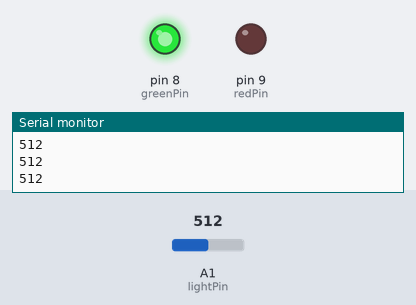
The sketch below on a simulated Arduino Uno, built with avr-gcc and run on an emulated ATmega328P. Parts: output pins drawn as LEDs (lit = HIGH), the last lines printed to the serial monitor. Inputs (shaded band) come from the test bench; at power-on: A1 (lightPin) = 512.

Above: at 1.2 s.
1.3 s: A1 (lightPin) set to 440
At 2.6 s:
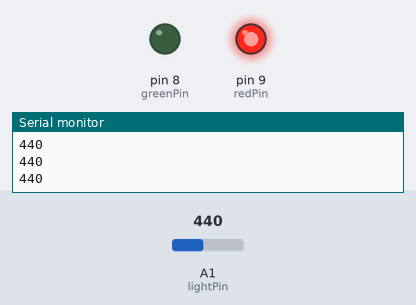
3.0 s: A1 (lightPin) set to 460
At 3.8 s:
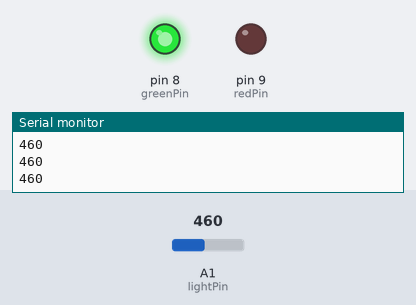
4.5 s: A1 (lightPin) set to 306
At 5.0 s:
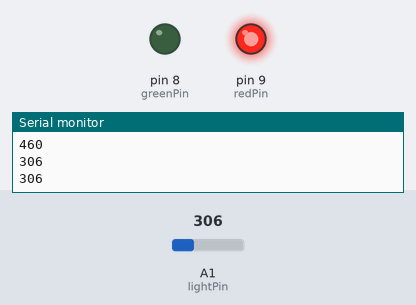
Timing chart, 0 to 7.5 s (numbered marks = the images above; inputs shaded):
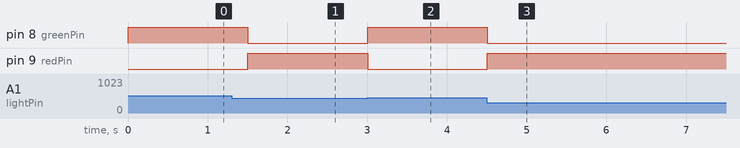

The sketch:

Light_Sensor.ino
```cpp
int lightPin=A1;
int greenPin=8;
int redPin=9;
int lightVal;
int dv=250;
void setup(){
  pinMode(lightPin,INPUT);
  pinMode(greenPin,OUTPUT);
  pinMode(redPin,OUTPUT);
  Serial.begin(9600);
}
void loop(){
lightVal=analogRead(lightPin);
Serial.println(lightVal);
if(lightVal<450){
  digitalWrite(redPin,HIGH);
}
else
  digitalWrite(redPin,LOW);
if(lightVal>450){
  digitalWrite(greenPin,HIGH);
}
else
  digitalWrite(greenPin,LOW);
delay(dv);
}
```

Measured:
- after the input at 1.3 s, pin 8 (greenPin): HIGH → LOW after 0.20 s; pin 9 (redPin): LOW → HIGH after 0.20 s
- after the input at 3.0 s, pin 8 (greenPin): LOW → HIGH at once; pin 9 (redPin): HIGH → LOW at once
- after the input at 4.5 s, pin 8 (greenPin): HIGH → LOW at once; pin 9 (redPin): LOW → HIGH at once
